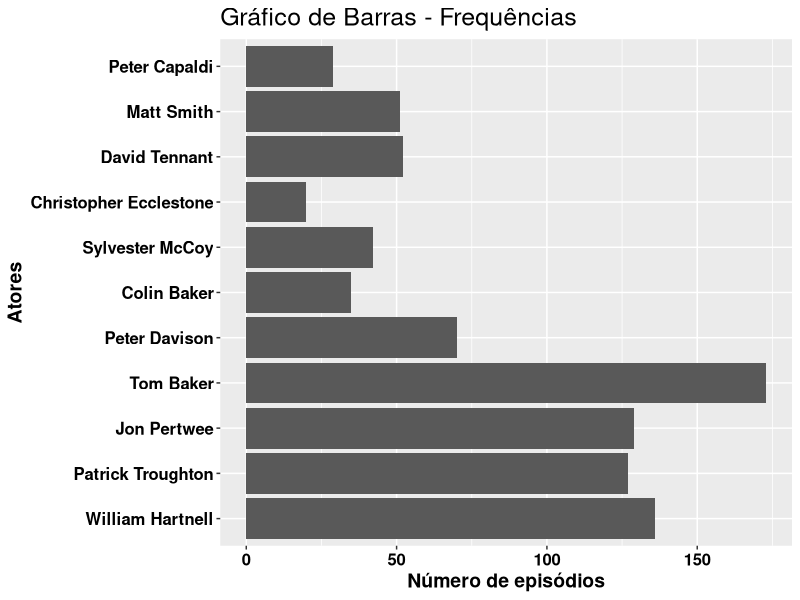
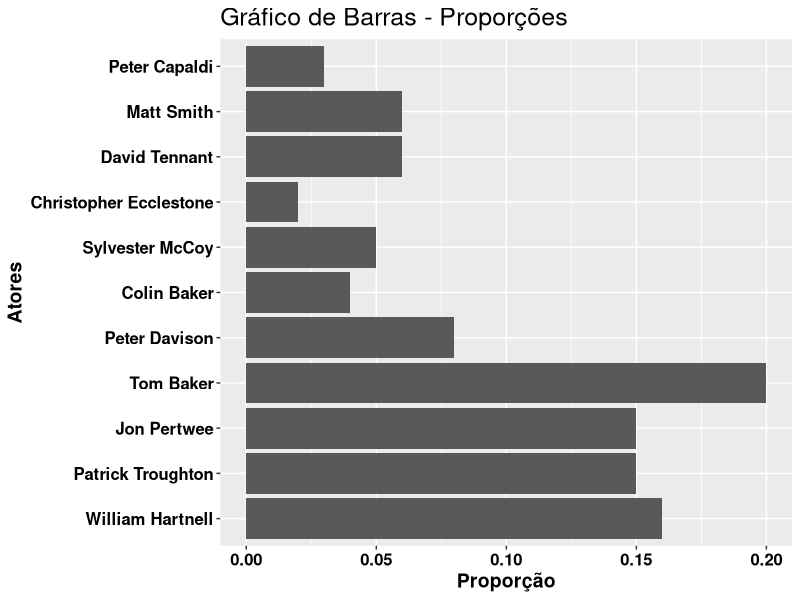
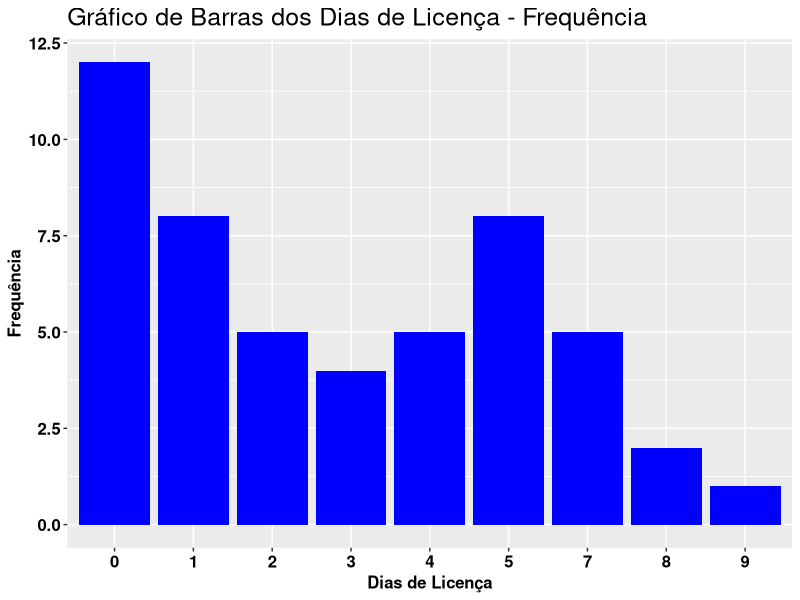
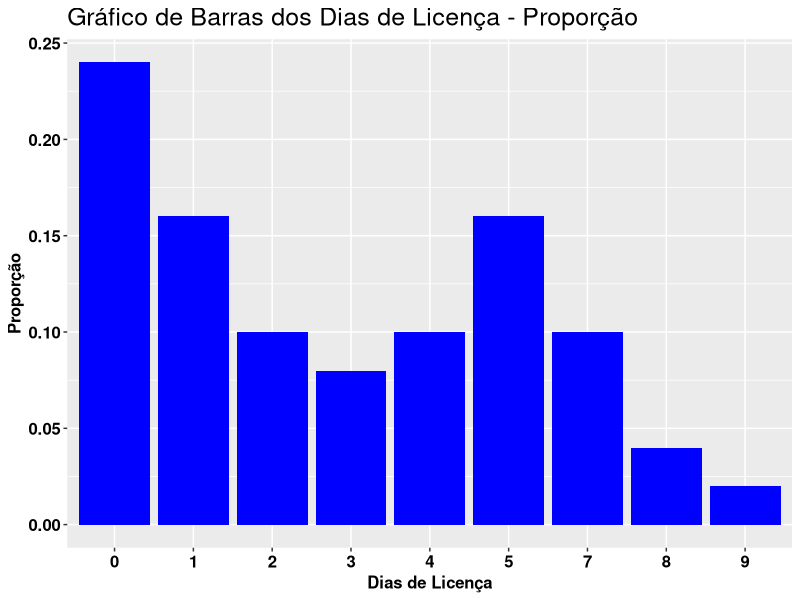
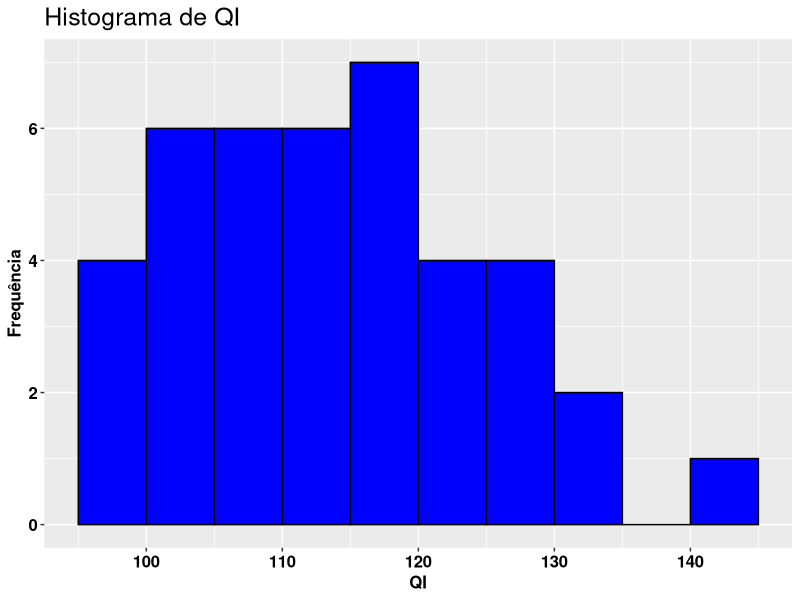
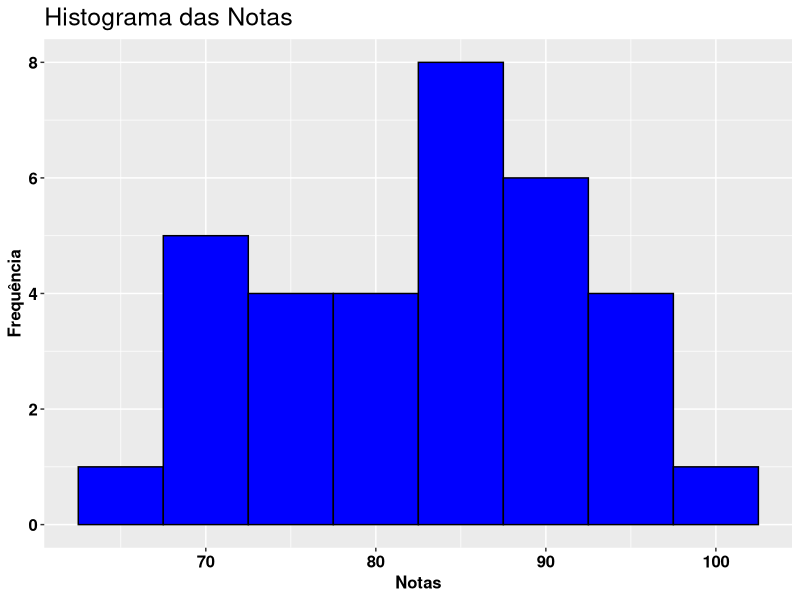

Recreate these plots in R, in order.
## ---- chunk 1
library(readr)
library(dplyr)
dados <- read_tsv("email50.txt")
dados <- dados %>% select(spam, num_char, line_breaks, format, number) %>% 
    mutate(num_char = num_char*1000)

library(knitr)
kable(head(dados))
## ---- chunk 2
dados <- read.delim("email.txt", header=TRUE)
dados <- dados[, c("spam", "num_char", "line_breaks", "format", "number")]
dados$spam1 <- ifelse(dados$spam==0, "not spam", "spam")

addmargins(table(dados$number))
#addmargins(table(dados$spam1,dados$number))
## ---- chunk 3
# http://4dpiecharts.com/2013/08/03/the-tenure-of-doctor-who-incarnations/
# http://www.imdb.com/title/tt0436992/fullcredits?ref_=tt_cl_sm#cast

whos <- data.frame(
  doctor = c(
    "William Hartnell",
    "Patrick Troughton",
    "Jon Pertwee",
    "Tom Baker",
    "Peter Davison",
    "Colin Baker",
    "Sylvester McCoy",
    "Christopher Ecclestone",
    "David Tennant",
    "Matt Smith",
    "Peter Capaldi"
  ),
  n_episodes = c(
    136,
    127,
    129,
    173,
    70,
    35,
    42,
    20,
    52,
    51,
    29
  ),
  stringsAsFactors = FALSE
)
whos$doctor <- factor(whos$doctor, levels = whos$doctor)

whos$prop <- round(whos$n_episodes/sum(whos$n_episodes),2)

rownames(whos) <- NULL
colnames(whos) <- c("Ator", "Frequência", "Proporção")
whos
## ---- chunk 4
library(ggplot2)
colnames(whos) <- c("doctor", "n_episodes", "prop")

ggplot(whos, aes(doctor, n_episodes)) +
  geom_bar(stat = "identity") +
  coord_flip() + 
    ylab("Número de episódios") +
    xlab("Atores") +
    ggtitle("Gráfico de Barras - Frequências") +
    theme(axis.title = element_text(face="bold", size=14, color="black"),
          axis.text = element_text(face="bold", size=12, color="black"),
          plot.title = element_text(size=18))
## ---- chunk 5
ggplot(whos, aes(doctor, prop)) +
    geom_bar(stat = "identity") +
    coord_flip() + ylab("Proporção") + xlab("Atores") +
    ggtitle("Gráfico de Barras - Proporções") +
    theme(axis.title = element_text(face="bold", size=14, color="black"),
          axis.text = element_text(face="bold", size=12, color="black"),
          plot.title = element_text(size=18)) 
## ---- chunk 6
dias <- c(2,2,0,0,5,8,3,4,1,0,0,7,1,7,1,5,4,0,4,0,1,8,9,7,0,
          1,7,2,5,5,4,3,3,0,0,2,5,1,3,0,1,0,2,4,5,0,5,7,5,1)
dias
## ---- chunk 7
licenca <- as.data.frame(table(dias))
licenca$prop <- round(licenca$Freq/length(dias), 2)

licenca1 <- tbl_df(licenca)
colnames(licenca1) <- c("Dias de Licença","Frequência","Proporção")

kable(licenca1, format="html", align = "c")
## ---- chunk 8
# http://docs.ggplot2.org/0.9.3.1/geom_bar.html
ggplot(licenca, aes(dias, Freq)) +
    geom_bar(stat = "identity", fill="blue") + 
    ylab("Frequência") + xlab("Dias de Licença") +
    ggtitle("Gráfico de Barras dos Dias de Licença - Frequência") + 
    theme(axis.text = element_text(face="bold", size=12, color="black"),
          axis.title = element_text(face="bold", size=12, color="black"),
          plot.title = element_text(size=18))
## ---- chunk 9
ggplot(licenca, aes(x=dias, y=prop)) +
    geom_bar(stat = "identity", fill="blue") + 
    ylab("Proporção") + xlab("Dias de Licença") +
    ggtitle("Gráfico de Barras dos Dias de Licença - Proporção") + 
    theme(axis.text = element_text(face="bold", size=12, color="black"),
          axis.title = element_text(face="bold", size=12, color="black"),
          plot.title = element_text(size=18))
## ---- chunk 10
QI <- c(114, 122, 103, 118, 99, 105, 134, 125, 117, 106, 109, 104, 111, 127, 133, 111, 117, 103, 120, 98, 100, 130, 141, 119, 128, 106, 109, 115, 113, 121, 100, 130, 125, 117, 119, 113, 104, 108, 110, 102)

QI
## ---- chunk 11
sort(QI)
## ---- chunk 12
sort(QI)
## ---- chunk 13
dadosQI <- data.frame(QI = QI)
## hist(QI, col="lightblue", xlab="QI", ylab="Frequência", main=" ", cex.lab=1.5, cex.axis=1.5)

ggplot(data=dadosQI, aes(dadosQI$QI)) + 
    geom_histogram(binwidth = 5, center=97.5, colour="black", fill="blue") +
    labs(x="QI", y="Frequência") + 
    ggtitle("Histograma de QI") + 
    theme(axis.title = element_text(face="bold", size=12, color="black"),
          axis.text = element_text(face="bold", size=12, color="black"),
          plot.title = element_text(size=18))
## ---- chunk 14
QI
## ---- chunk 15
stem(QI)
## ---- chunk 16
notas <- c(65,68,68,70,71,71,73,76,77,77,79,81,82,82,83,83,83,84,
           86,87,87,87,88,89,90,91,91,92,93,94,94,95,98)
stem(notas, scale=0.5)
## ---- chunk 17
## hist(notas, col="lightblue",xlab="Notas",ylab="Frequência",main=" ",nclass=4,cex.axis=1.5,cex.lab=1.5)

ggplot(data=data.frame(notas=notas), aes(notas)) + 
    geom_histogram(binwidth = 5, closed="right", center=65, colour="black", fill="blue") +
    labs(x="Notas", y="Frequência") +
    ggtitle("Histograma das Notas") + 
    theme(axis.title = element_text(face="bold", size=12, color="black"),
          axis.text = element_text(face="bold", size=12, color="black"),
          plot.title = element_text(size=18))
